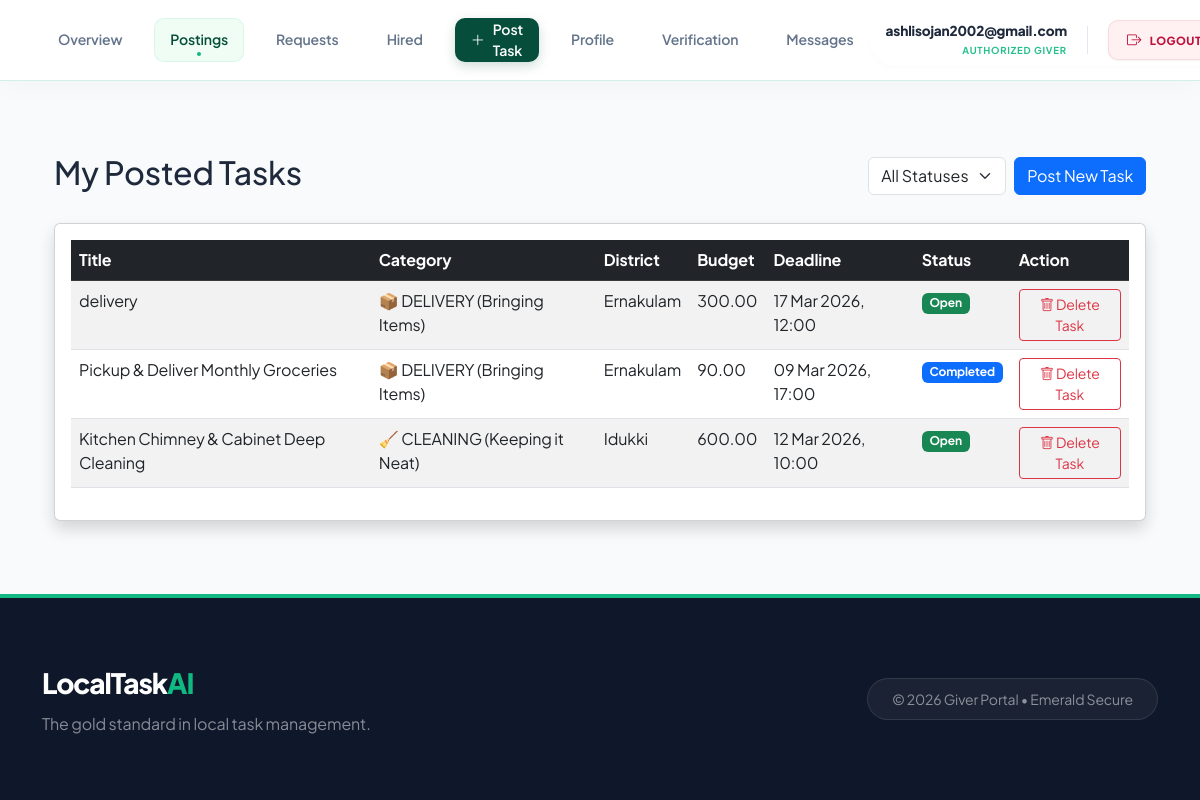
The app's page /my-tasks/ (signed in) with its own data.
### accounts/models.py (models this page shows, shortened)
class User(AbstractUser):
    name = models.CharField(max_length=100)
    email = models.EmailField(unique=True)
    phone = models.CharField(max_length=15)
    ROLE_CHOICES = (
        ('giver', 'Giver'),
        ('doer', 'Doer'),
        ('admin', 'Admin'),
    )
    role = models.CharField(max_length=10, choices=ROLE_CHOICES)
    adhar_photo = models.ImageField(upload_to='adhar_photos/', null=True, blank=True)
    photo = models.ImageField(upload_to='profile_photos/', null=True, blank=True)
    certificate_file = models.FileField(upload_to='certificates/', null=True, blank=True)
    verification_attempts = models.IntegerField(default=0)
    approval_status = models.CharField(max_length=20, default='pending')
    status = models.CharField(max_length=20, default='Active')
    verification_live_photo = models.ImageField(
    upload_to='verification/live_photos/',
    null=True,
    blank=True
)
    USERNAME_FIELD = 'email'
    REQUIRED_FIELDS = ['username', 'name']

### giver/models.py (models this page shows, shortened)
class Task(models.Model):
    STATUS_CHOICES = [
        ('Open', 'Open'),
        ('Accepted', 'Accepted'),
        ('Completed', 'Completed'),
        ('Cancelled', 'Cancelled'),
        ('Expired', 'Expired'),
    ]
    giver = models.ForeignKey(settings.AUTH_USER_MODEL, on_delete=models.CASCADE, related_name='tasks_posted')
    doer = models.ForeignKey(settings.AUTH_USER_MODEL, on_delete=models.SET_NULL, null=True, blank=True, related_name='tasks_accepted')
    category = models.ForeignKey(Category, on_delete=models.CASCADE)
    skill = models.ForeignKey(Skill, on_delete=models.CASCADE)
    district = models.ForeignKey(District, on_delete=models.SET_NULL, null=True)
    place = models.ForeignKey(Place, on_delete=models.SET_NULL, null=True)
    pincode = models.ForeignKey(Pincode, on_delete=models.SET_NULL, null=True)
    title = models.CharField(max_length=150)
    description = models.TextField()
    budget = models.DecimalField(max_digits=10, decimal_places=2)
    status = models.CharField(max_length=30, choices=STATUS_CHOICES, default='Open')
    created_at = models.DateTimeField(auto_now_add=True)
    expiry_at = models.DateTimeField(null=True, blank=True)
    deadline_datetime = models.DateTimeField()
    is_active = models.BooleanField(default=True)

### adminpanel/models.py (models this page shows, shortened)
class Category(models.Model):
    category_name = models.CharField(max_length=100, unique=True)
    status = models.CharField(max_length=20, default='Active')

class District(models.Model):
    district_name = models.CharField(max_length=100)
    status = models.CharField(max_length=20, default='Active')

### giver/views.py (the view)
# urls.py: path('my-tasks/', views.my_tasks, name='my_tasks'),
def my_tasks(request):
    tasks = Task.objects.filter(giver=request.user).order_by('-created_at')
    status_filter = request.GET.get('status')
    if status_filter:
        tasks = tasks.filter(status=status_filter)
    return render(request, 'giver/my_task.html', {'tasks': tasks})

### giver/templates/giver/my_task.html (shortened to what this page needs)
{% extends 'giver/base_giver.html' %}
{% block content %}
<div class="container mt-4">
    <div class="d-flex justify-content-between align-items-center mb-4">
        <h2>My Posted Tasks</h2>
        <form method="GET" class="d-flex gap-2">
            <select name="status" class="form-select" onchange="this.form.submit()">
                <option value="">All Statuses</option>
            </select>
            <a href="{% url 'post_task' %}" class="btn btn-primary text-nowrap">Post New Task</a>
        </form>
    </div>
    <div class="card shadow">
        <div class="card-body">
            <table class="table table-striped table-hover">
                <thead class="table-dark">
                    <tr>
                        <th>Title</th>
                        <th>Category</th>
                        <th>District</th>
                        <th>Budget</th>
                        <th>Deadline</th>
                        <th>Status</th>
                        <th>Action</th>
                    </tr>
                </thead>
                <tbody>
                    {% for task in tasks %}
                    <tr>
                        <td>{{ task.title }}</td>
                        <td>{{ task.category.category_name }}</td>
                        <td>{{ task.district.district_name }}</td>
                        <td>{{ task.budget }}</td>
                        <td>{{ task.deadline_datetime|date:"d M Y, H:i" }}</td>
                        <td>
                            {% if task.status == 'Open' %}
                                <span class="badge bg-success">Open</span>
                            {% elif task.status == 'Accepted' %}
                                <span class="badge bg-info text-dark">Accepted</span>
                            {% elif task.status == 'Expired' %}
                                <span class="badge bg-danger">Expired</span>
                            {% elif task.status == 'Completed' %}
                                <span class="badge bg-primary">Completed</span>
                            {% else %}
                                <span class="badge bg-secondary">{{ task.status }}</span>
                            {% endif %}
                        </td>
                        <td>
                            <a href="#"
                               class="btn btn-outline-danger btn-sm"
                               onclick="confirmDelete(event, '{% url 'delete_task' task.id %}')">
                               <i class="bi bi-trash"></i> Delete Task
                            </a>
                        </td>
                    </tr>
                    {% empty %}
                    <tr>
                        <td colspan="7" class="text-center">No tasks found for this status.</td>
                    </tr>
                    {% endfor %}
                </tbody>
            </table>
        </div>
    </div>
</div>
{% endblock %}

### giver/templates/giver/base_giver.html (shortened to what this page needs)
<!DOCTYPE html>
<html lang="en">
<head>
    <link href="https://cdn.jsdelivr.net/npm/bootstrap@5.3.0/dist/css/bootstrap.min.css" rel="stylesheet">
    <link rel="stylesheet" href="https://cdn.jsdelivr.net/npm/bootstrap-icons@1.11.0/font/bootstrap-icons.css">
</head>
<body>
    <nav class="giver-nav sticky-top">
        <div class="container nav-container">
            <ul class="nav-links-list">
                <li><a href="{% url 'giver_home' %}" class="{% if request.resolver_match.url_name == 'giver_home' %}active-link{% endif %}">Overview</a></li>
                <li><a href="{% url 'my_tasks' %}" class="{% if request.resolver_match.url_name == 'my_tasks' %}active-link{% endif %}">Postings</a></li>
                <li><a href="{% url 'manage_requests' %}" class="{% if request.resolver_match.url_name == 'manage_requests' %}active-link{% endif %}">Requests</a></li>
                <li><a href="{% url 'giver_hired_tasks' %}" class="{% if request.resolver_match.url_name == 'giver_hired_tasks' %}active-link{% endif %}">Hired</a></li>
                <li><a href="{% url 'post_task' %}" class="nav-post-task {% if request.resolver_match.url_name == 'post_task' %}active-link{% endif %}"><i class="bi bi-plus-lg me-2"></i>Post Task</a></li>
                <li><a href="{% url 'giver_profile_view' %}" class="{% if request.resolver_match.url_name == 'giver_profile_view' %}active-link{% endif %}">Profile</a></li>
                <li><a href="{% url 'giver_verification' %}" class="{% if request.resolver_match.url_name == 'giver_verification' %}active-link{% endif %}">Verification</a></li>
                <li><a href="{% url 'giver_chat_inbox' %}" class="{% if request.resolver_match.url_name == 'giver_chat_inbox' %}active-link{% endif %}">Messages</a></li>
            </ul>
            <div class="user-status-box" style="display: flex; align-items: center; gap: 15px;">
    <div class="d-none d-md-block text-end" style="line-height: 1;">
        <div style="font-family: 'Plus Jakarta Sans', sans-serif; font-weight: 800; color: #1e293b; font-size: 0.85rem; margin-bottom: 2px;">
            {{ user.username }}
        </div>
        <span style="font-size: 0.6rem; font-weight: 700; color: #10b981; text-transform: uppercase; letter-spacing: 0.08em; opacity: 0.9;">
            Authorized Giver
        </span>
    </div>
    <a href="{% url 'logout_user' %}"
       title="Logout"
       style="display: inline-flex;
              align-items: center;
              justify-content: center;
              gap: 8px;
              background-color: #fff1f2;
              color: #be123c;
              border: 1px solid rgba(190, 18, 60, 0.1);
              padding: 8px 18px;
              border-radius: 10px;
              font-weight: 800;
              font-size: 0.7rem;
              letter-spacing: 0.5px;
              text-decoration: none;
              text-transform: uppercase;
              transition: all 0.2s cubic-bezier(0.4, 0, 0.2, 1);
              box-shadow: 0 1px 2px rgba(0,0,0,0.05);"
       onmouseover="this.style.backgroundColor='#be123c'; this.style.color='#ffffff'; this.style.boxShadow='0 4px 12px rgba(190, 18, 60, 0.15)';"
       onmouseout="this.style.backgroundColor='#fff1f2'; this.style.color='#be123c'; this.style.boxShadow='0 1px 2px rgba(0,0,0,0.05)';"
    >
        <i class="bi bi-box-arrow-right" style="font-size: 0.9rem;"></i>
        LOGOUT
    </a>
</div>
    </nav>
    <main class="main-wrapper">
        <div class="container">
            {% block content %}{% endblock %}
        </div>
    </main>
    <footer>
        <div class="container">
            <div class="row align-items-center">
                <div class="col-md-6 text-center text-md-start">
                    <a href="#" class="footer-brand">LocalTask<span>AI</span></a>
                    <p class="text-white-50 mt-2 mb-0">The gold standard in local task management.</p>
                </div>
                <div class="col-md-6 text-center text-md-end mt-4 mt-md-0">
                    <div class="py-2 px-4 d-inline-block rounded-pill" style="background: rgba(255,255,255,0.05); border: 1px solid rgba(255,255,255,0.1);">
                        <span class="small text-white-50">&copy; 2026 Giver Portal • <span class="text-emerald-accent">Emerald Secure</span></span>
                    </div>
                </div>
            </div>
        </div>
    </footer>
</body>
</html>

### giver/templates/giver/base_giver.html (style rules this page uses)
:root { --forest-base: #064e3b; --emerald-accent: #10b981; --emerald-glow: rgba(16, 185, 129, 0.15); --emerald-hover: #059669; --soft-emerald: #f0fdf4; --slate-900: #0f172a; --glass-bg: rgba(255, 255, 255, 0.95); }
body { background-color: #f8fafc; min-height: 100vh; display: flex; flex-direction: column; font-family: 'Plus Jakarta Sans', sans-serif; color: #1e293b; letter-spacing: -0.01em; }
.giver-nav { background: var(--glass-bg); backdrop-filter: blur(12px); border-bottom: 1px solid rgba(16, 185, 129, 0.2); padding: 0; box-shadow: 0 4px 30px rgba(0, 0, 0, 0.03); z-index: 1050; }
.nav-container { display: flex; justify-content: space-between; align-items: center; height: 80px; }
.nav-links-list { display: flex; gap: 1rem; list-style: none; margin: 0; padding: 0; height: 100%; align-items: center; }
.nav-links-list a { text-decoration: none; color: #64748b; font-weight: 600; font-size: 0.88rem; display: flex; align-items: center; height: 44px; padding: 0 16px; border-radius: 10px; transition: all 0.2s cubic-bezier(0.4, 0, 0.2, 1); }
.nav-links-list a.active-link { color: var(--forest-base); background: var(--soft-emerald); box-shadow: inset 0 0 0 1px rgba(16, 185, 129, 0.1); position: relative; }
.nav-links-list a.active-link::after { content: ""; position: absolute; bottom: 6px; left: 50%; transform: translateX(-50%); width: 4px; height: 4px; background: var(--emerald-accent); border-radius: 50%; }
.nav-post-task { background: var(--forest-base) !important; color: white !important; box-shadow: 0 4px 12px rgba(6, 78, 59, 0.2); }
.user-status-box { display: flex; align-items: center; gap: 0.75rem; background: #ffffff; padding: 6px 6px 6px 16px; border-radius: 50px; border: 1px solid var(--slate-border); box-shadow: 0 2px 6px rgba(0,0,0,0.02); }
.main-wrapper { flex: 1; padding: 3rem 0; }
footer { background: var(--slate-900); color: #ffffff; padding: 4rem 0; margin-top: auto; border-top: 4px solid var(--emerald-accent); }
.footer-brand { font-size: 1.75rem; color: white; font-weight: 800; text-decoration: none; letter-spacing: -0.04em; }
.footer-brand span { color: var(--emerald-accent); }
.main-wrapper { animation: slideUp 0.5s ease-out; }

### records on screen
User: username "ashlisojan2002@gmail.com"
Task: title "delivery", category.category_name "📦 DELIVERY (Bringing Items)", district.district_name "Ernakulam", budget "300.00", deadline_datetime "17 Mar 2026, 12:00", status "Open"
Task: title "Pickup & Deliver Monthly Groceries", category.category_name "📦 DELIVERY (Bringing Items)", district.district_name "Ernakulam", budget "90.00", deadline_datetime "09 Mar 2026, 17:00", status "Completed"
Task: title "Kitchen Chimney & Cabinet Deep Cleaning", category.category_name "🧹 CLEANING (Keeping it Neat)", district.district_name "Idukki", budget "600.00", deadline_datetime "12 Mar 2026, 10:00", status "Open"
